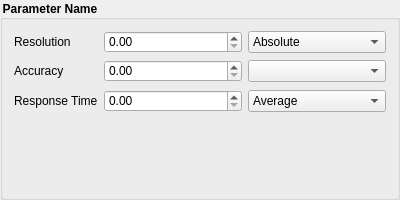
<?xml version="1.0" encoding="UTF-8"?>
<ui version="4.0">
 <class>Parameter</class>
 <widget class="QGroupBox" name="Parameter">
  <property name="geometry">
   <rect>
    <x>0</x>
    <y>0</y>
    <width>400</width>
    <height>200</height>
   </rect>
  </property>
  <property name="sizePolicy">
   <sizepolicy hsizetype="Preferred" vsizetype="Fixed">
    <horstretch>0</horstretch>
    <verstretch>0</verstretch>
   </sizepolicy>
  </property>
  <property name="minimumSize">
   <size>
    <width>0</width>
    <height>100</height>
   </size>
  </property>
  <property name="maximumSize">
   <size>
    <width>400</width>
    <height>16777215</height>
   </size>
  </property>
  <property name="windowTitle">
   <string>GroupBox</string>
  </property>
  <property name="styleSheet">
   <string notr="true">QGroupBox
{
    font-size: 12px;
    font-weight: bold;
}</string>
  </property>
  <property name="title">
   <string>Parameter Name</string>
  </property>
  <property name="flat">
   <bool>false</bool>
  </property>
  <layout class="QFormLayout" name="formLayout">
   <item row="0" column="0">
    <widget class="QLabel" name="ResolutionLabel">
     <property name="enabled">
      <bool>true</bool>
     </property>
     <property name="text">
      <string>Resolution</string>
     </property>
    </widget>
   </item>
   <item row="0" column="1">
    <widget class="QWidget" name="ResolutionWidget" native="true">
     <layout class="QHBoxLayout" name="horizontalLayout_2">
      <property name="leftMargin">
       <number>0</number>
      </property>
      <property name="topMargin">
       <number>0</number>
      </property>
      <property name="rightMargin">
       <number>0</number>
      </property>
      <property name="bottomMargin">
       <number>0</number>
      </property>
      <item>
       <widget class="QDoubleSpinBox" name="Resolution"/>
      </item>
      <item>
       <widget class="QComboBox" name="comboBox_2">
        <property name="maximumSize">
         <size>
          <width>150</width>
          <height>16777215</height>
         </size>
        </property>
        <property name="currentText">
         <string>Absolute</string>
        </property>
        <property name="currentIndex">
         <number>0</number>
        </property>
        <item>
         <property name="text">
          <string>Absolute</string>
         </property>
        </item>
        <item>
         <property name="text">
          <string>Proportional</string>
         </property>
        </item>
       </widget>
      </item>
     </layout>
    </widget>
   </item>
   <item row="1" column="0">
    <widget class="QLabel" name="AccuracyLabel">
     <property name="text">
      <string>Accuracy</string>
     </property>
    </widget>
   </item>
   <item row="1" column="1">
    <widget class="QWidget" name="AccuracyWidget" native="true">
     <property name="minimumSize">
      <size>
       <width>0</width>
       <height>25</height>
      </size>
     </property>
     <layout class="QHBoxLayout" name="horizontalLayout">
      <property name="leftMargin">
       <number>0</number>
      </property>
      <property name="topMargin">
       <number>0</number>
      </property>
      <property name="rightMargin">
       <number>0</number>
      </property>
      <property name="bottomMargin">
       <number>0</number>
      </property>
      <item>
       <widget class="QDoubleSpinBox" name="Accuracy"/>
      </item>
      <item>
       <widget class="QComboBox" name="comboBox"/>
      </item>
     </layout>
    </widget>
   </item>
   <item row="2" column="0">
    <widget class="QLabel" name="ResponseTimeLabel">
     <property name="text">
      <string>Response Time</string>
     </property>
    </widget>
   </item>
   <item row="2" column="1">
    <widget class="QWidget" name="ResponseTimeWidget" native="true">
     <layout class="QHBoxLayout" name="horizontalLayout_3">
      <property name="leftMargin">
       <number>0</number>
      </property>
      <property name="topMargin">
       <number>0</number>
      </property>
      <property name="rightMargin">
       <number>0</number>
      </property>
      <property name="bottomMargin">
       <number>0</number>
      </property>
      <item>
       <widget class="QDoubleSpinBox" name="ResponseTime"/>
      </item>
      <item>
       <widget class="QComboBox" name="comboBox_3">
        <item>
         <property name="text">
          <string>Average</string>
         </property>
        </item>
        <item>
         <property name="text">
          <string>Maximum</string>
         </property>
        </item>
       </widget>
      </item>
     </layout>
    </widget>
   </item>
  </layout>
 </widget>
 <resources/>
 <connections/>
</ui>
